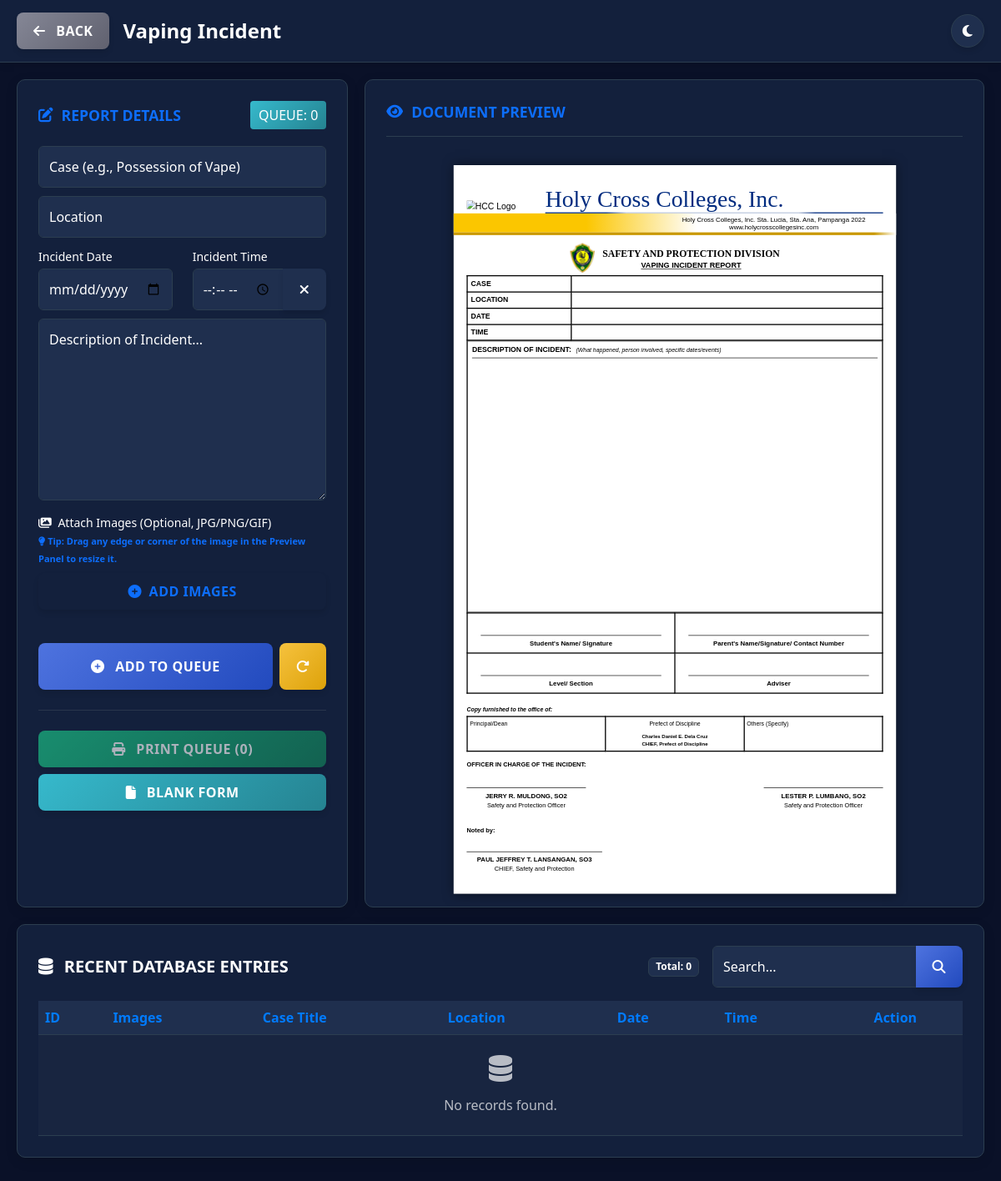
The page /vaping_incident.php on the database as committed earlier.
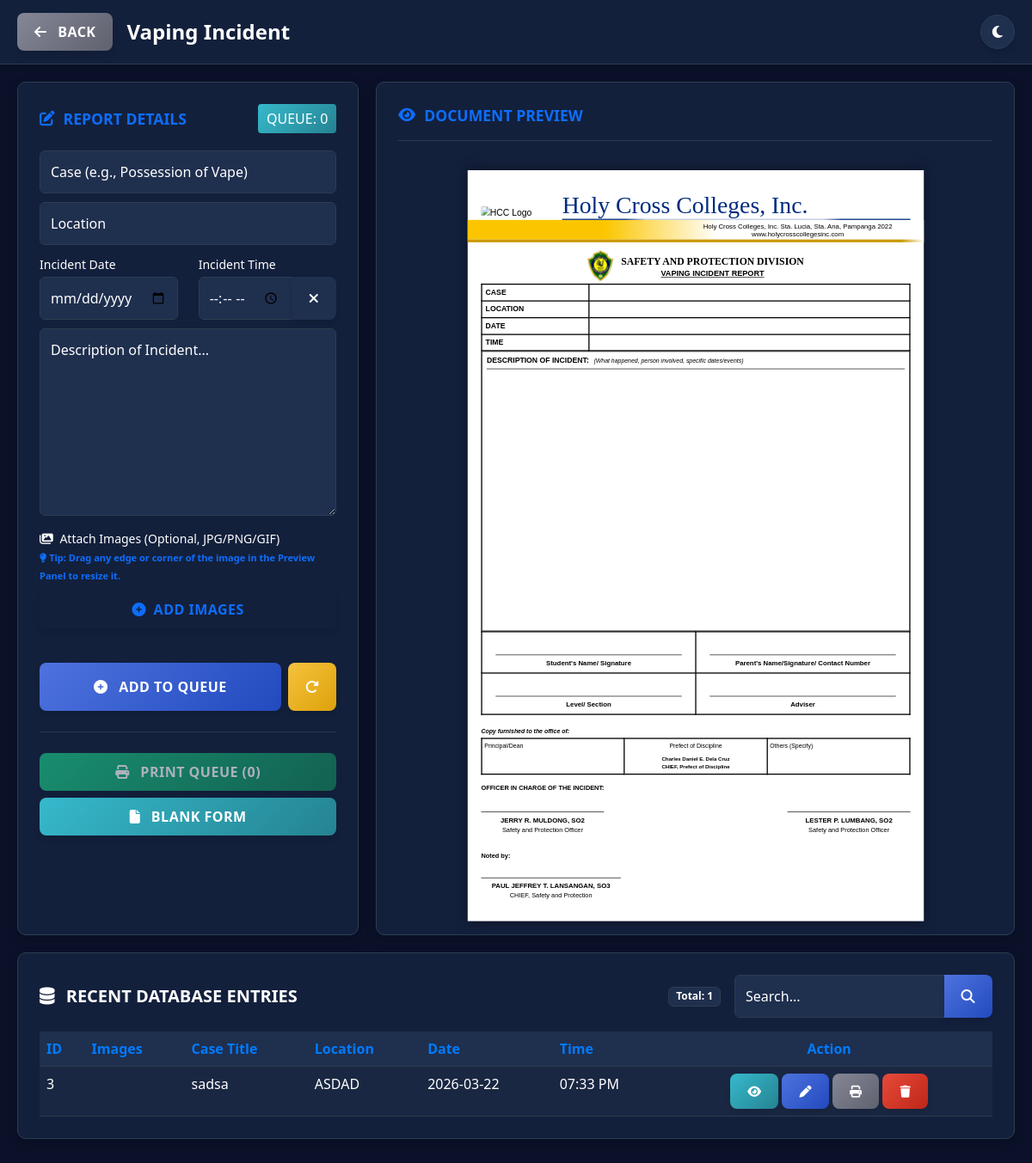
The same page on the database as committed later.
### tables this page shows
CREATE TABLE `vaping_reports` (
  `id` int(11) NOT NULL,
  `case_title` varchar(255) NOT NULL,
  `location` varchar(255) NOT NULL,
  `incident_date` date NOT NULL,
  `incident_time` time NOT NULL,
  `description` text NOT NULL,
  `image_paths` text DEFAULT NULL,
  `status` varchar(50) DEFAULT 'Recorded',
  `created_at` timestamp NOT NULL DEFAULT current_timestamp(),
  `image_size` text DEFAULT NULL
);

### vaping_incident.php (the view, shortened to what the changed rows need)
<?php
$servername = "localhost";
$username = "root";
$password = "";
$dbname = "sapd_db";
$conn = new mysqli($servername, $username, $password);
$conn->query("CREATE DATABASE IF NOT EXISTS $dbname");
$conn->select_db($dbname);
$table_sql = "CREATE TABLE IF NOT EXISTS vaping_reports (
    id INT AUTO_INCREMENT PRIMARY KEY,
    case_title VARCHAR(255) NOT NULL,
    location VARCHAR(255) NOT NULL,
    incident_date DATE NOT NULL,
    incident_time TIME NOT NULL,
    description TEXT NOT NULL,
    image_paths TEXT DEFAULT NULL,
    image_size TEXT DEFAULT NULL,   // New column for resizing
    status VARCHAR(50) DEFAULT 'Recorded',
    created_at TIMESTAMP DEFAULT CURRENT_TIMESTAMP
)";
$conn->query($table_sql);
$where_clause = "";
$recent_reports = $conn->query("SELECT * FROM vaping_reports $where_clause ORDER BY id DESC LIMIT 10");
$total_count = $conn->query("SELECT COUNT(*) as total FROM vaping_reports")->fetch_assoc()['total'];
?>
<!DOCTYPE html>
<html lang="en">
<head>
    <link href="https://cdn.jsdelivr.net/npm/bootstrap@5.3.0/dist/css/bootstrap.min.css" rel="stylesheet">
    <link rel="stylesheet" href="https://cdnjs.cloudflare.com/ajax/libs/font-awesome/6.4.0/css/all.min.css">
</head>
<body>
    <div class="main-container">
        <div class="right-panel">
            <div class="hcc-form" id="paper-preview">
                <div class="division-header">
                    <div class="division-title">
                        <h2>SAFETY AND PROTECTION DIVISION</h2>
                    </div>
                </div>
            </div>
        </div>
    </div>
    <div class="bottom-panel">
        <div class="d-flex justify-content-between align-items-center mb-3">
            <div class="d-flex align-items-center gap-3">
                <span class="badge bg-dark">Total: <?php echo $total_count; ?></span>
                <form method="GET" class="d-flex gap-0" style="width: 300px;">
                    <div class="input-group">
                    </div>
                </form>
            </div>
        </div>
        <div class="table-responsive">
            <table class="table table-custom table-striped table-hover mb-0">
                <thead>
                    <tr>
                        <th>ID</th>
                        <th>Images</th>
                        <th>Case Title</th>
                        <th>Location</th>
                        <th>Date</th>
                        <th>Time</th>
                        <th class="text-center">Action</th>
                    </tr>
                </thead>
                <tbody>
                    <?php if ($recent_reports && $recent_reports->num_rows > 0): ?>
                        <?php while ($row = $recent_reports->fetch_assoc()): ?>
                            <?php
                            $preview_data = [
                                'case' => $row['case_title'],
                                'loc' => $row['location'],
                                'date' => $row['incident_date'],
                                'time' => $row['incident_time'],
                                'desc' => $row['description'],
                                'images' => json_decode($row['image_paths'], true),
                                'image_size' => $row['image_size']
                            ];
                            $preview_json = htmlspecialchars(json_encode($preview_data), ENT_QUOTES, 'UTF-8');
                            ?>
                            <tr>
                                <td><?php echo $row['id']; ?></td>
                                <td>
                                    <?php
                                    $db_images = json_decode($row['image_paths'], true);
                                    if (!empty($db_images) && is_array($db_images)):
                                        $first_img = $db_images[0];
                                        $count = count($db_images);
                                        if (file_exists($first_img)): ?>
                                            <div class="d-flex align-items-center">
                                                <a href="<?php echo $first_img; ?>" target="_blank">
                                                    <img src="<?php echo $first_img; ?>" class="table-img-preview" alt="Img">
                                                </a>
                                                <?php if ($count > 1): ?>
                                                    <span class="badge bg-secondary ms-2">+<?php echo $count - 1; ?></span>
                                                <?php endif; ?>
                                            </div>
                                        <?php endif; ?>
                                    <?php else: ?>
                                        <span class="text-muted small">-</span>
                                    <?php endif; ?>
                                </td>
                                <td><?php echo htmlspecialchars($row['case_title']); ?></td>
                                <td><?php echo strtoupper($row['location']); ?></td>
                                <td><?php echo $row['incident_date']; ?></td>
                                <td><?php echo date('h:i A', strtotime($row['incident_time'])); ?></td>
                                <td class="text-center">
                                    <div class="d-flex gap-1 justify-content-center">
                                        <button type="button" class="btn btn-sm btn-info text-white"
                                            onclick='viewOnly(<?php echo $preview_json; ?>)' title="View Record Only">
                                            <i class="fa fa-eye"></i>
                                        </button>
                                        <button type="button" class="btn btn-sm btn-primary"
                                            onclick='editRecord(<?php echo $preview_json; ?>, <?php echo $row['id']; ?>)'
                                            title="Edit Record">
                                            <i class="fa fa-pen"></i>
                                        </button>
                                        <a href="?reprint_id=<?php echo $row['id']; ?>" class="btn btn-sm btn-secondary"
                                            title="Reprint">
                                            <i class="fa fa-print"></i>
                                        </a>
                                        <a href="?delete_id=<?php echo $row['id']; ?>" class="btn btn-sm btn-danger"
                                            onclick="return confirm('Delete this record?')" title="Delete">
                                            <i class="fa fa-trash"></i>
                                        </a>
                                    </div>
                                </td>
                            </tr>
                        <?php endwhile; ?>
                    <?php else: ?>
                        <tr>
                            <td colspan="7" class="text-center py-4">
                                <i class="fa fa-database fa-2x mb-3"></i><br>
                                No records found.
                            </td>
                        </tr>
                    <?php endif; ?>
                </tbody>
            </table>
        </div>
    </div>
</body>
</html>

Rows that differ between the two databases and show on the page:
added vaping_reports: id "3", case_title "sadsa", location "ASDAD", incident_date "2026-03-22", incident_time "07:33 PM"
Other text that changed with them:
$total_count: "0" → "1"
text no longer shown: "No records found."
